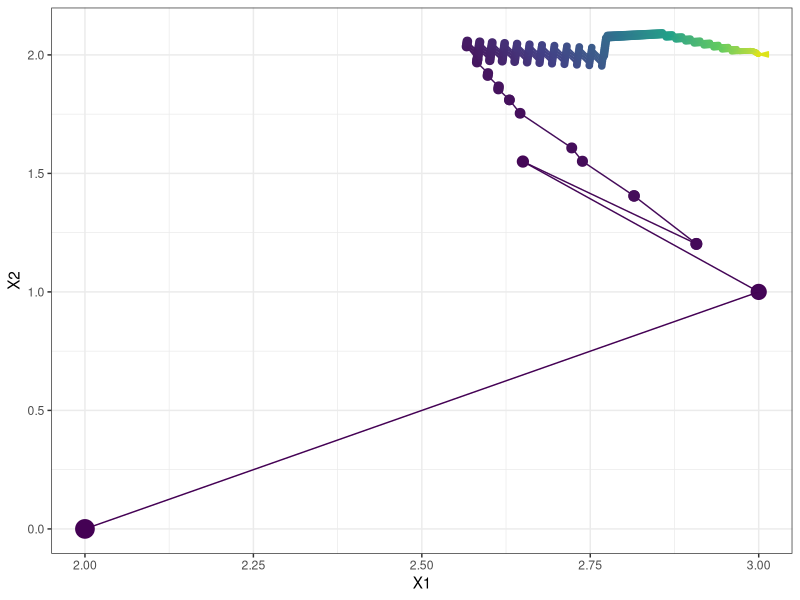

This chart was generated by the following R code:
# OPTIMIZACIÓN CLÁSICA
# ALEJANDRO PLATAS LÓPEZ
# 22/OCTUBRE/2019
# # Multivariable optimization algortihms
# ### Direct search method
# #### Método Simplex de Nelder Mead


simplex_method <- function(simplex = list(x1=c(0,0),x2=c(2,0),x3=c(1,1)), gamma = 1.5, beta = 0.5, 
                           eps = 0.001, 
                           eval = function(xs){(xs[1]^2 + xs[2] - 11)^2   + (xs[1] + xs[2]^2 - 7)^2}) {

  # Variables auxiliares
  solucion <- c()
  xls <- list()
  k = 1
  
  while (is.null(solucion)) {
    # Paso 2:
    f_simplex <- sapply(simplex, eval, simplify = F)
    xh <- simplex[[which.max(f_simplex)]]
    xl <- simplex[[which.min(f_simplex)]]
    xg <- simplex[[setdiff(c(1,2,3),c(which.max(f_simplex),which.min(f_simplex)))]]

    xls[[k]] <- c(xl, eval(xl),k)

    # Calcula el centroide y plotea
    xc <- (xl+xg)/2

    # Paso 3:
    # Calcula el punto reflejado
    xr <- abs(2*xc - xh)
    
    xnew <- xr                       # Default
    if (eval(xr) < eval(xl)){
      xnew = abs((1+gamma)*xc - gamma*xh) # Expansión
    }else if (eval(xr) >= eval(xh)){
      xnew = abs((1-beta) * xc + beta*xh) # Contracción 1
    }else if (eval(xg) < eval(xr) & eval(xr) < eval(xh)){
      xnew = abs((1+beta)*xc - beta*xh)   # Contracción 2
    }
    
    # Reemplazos
    fxnew = eval(xnew)
    simplex[[which.max(f_simplex)]] <- xnew

    # Reporta mejor solución
    cat("Iteración:\t", k,"\tMejor solución:\t",paste0("(",paste(round(simplex[[which.max(f_simplex)]],4), collapse = ", "),")"),"\tValor:\t",fxnew,"\n")
    k = k + 1

    Q = sqrt(sum((sapply(simplex, eval) - eval(xc))^2 / 3))

    # Paso 4:
    if (Q <= eps){
      solucion = simplex[[which.min(f_simplex)]]
    }
  }
  solucion <- data.frame(do.call(rbind, xls))
  
  p <- ggplot2::ggplot(solucion) +
    ggplot2::geom_point(ggplot2::aes(x=X1, y= X2, colour = X4, size = 1 / log(X4+1))) +
    ggplot2::geom_path(ggplot2::aes(x=X1, y= X2, colour = X4), 
                       arrow = ggplot2::arrow(angle = 15, ends = "last", 
                                              length = ggplot2::unit(0.10, "inches"), type = "closed")) +
    ggplot2::scale_colour_viridis_c(option="D",direction = 1, begin = 0, end = 0.95) +
    ggplot2::labs(colour = "", group = "", shape = "", fill = "") +
    ggplot2::theme_bw() +
    ggplot2::theme(legend.position = "none")

  print(p)
  solucion
}

solucion <- simplex_method(gamma = 1.00, beta = 0.10, eps = 0.00001)



